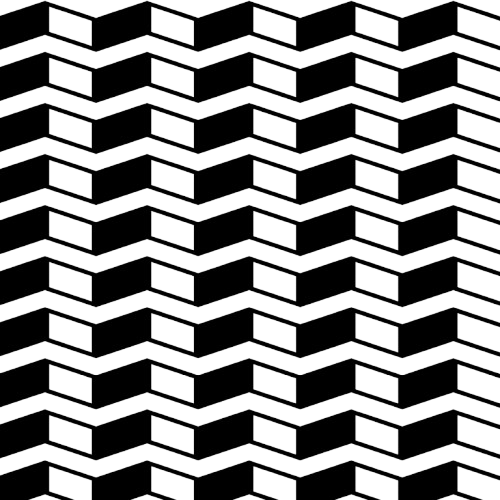
#> input picture Images/P_Zigzagbar Hor.png, 500 x 500 px
$ python '2D DCT Dominant.py'
#> lines starting #> are read from the running program, lines starting #| are printed output that depends on the picture; after the words box and inside, x2 and y2 are one past the last pixel; in counts of white or black regions, pixels touching at a corner belong together
import numpy as np
import matplotlib.pyplot as plt
from skimage.io import imread
from skimage.color import rgba2rgb, rgb2gray
from skimage.util import img_as_float
from skimage.transform import resize
from skimage.metrics import structural_similarity as ssim
from skimage.draw import line
# CHANGED: use DCT instead of FFT
from scipy.fft import dctn, idctn  # (replaces: fft2, ifft2, fftshift, ifftshift)


# === Load grayscale image ===
def load_image(image_path):
#> called with image_path = 'Images/P_Zigzagbar Hor.png'
    image = imread(image_path)
#> image is the input picture: shape (500, 500, 4); mean R, G, B, A 27.1, 27.1, 27.1, 118
    if image.ndim == 3:
        if image.shape[2] == 4:
            image = rgba2rgb(image)
#> image: shape (500, 500, 3) float64
        image = rgb2gray(image)
#> image: shape (500, 500) float64
    return img_as_float(image)

#====== Type of Masks=====
# [17 lines left out: functions random_mask, block_mask, not called in this run]

def block_mask_fraction(shape, fraction=0.5, seed=None):
    """
    One rectangular hole covering ~fraction of the image area.
    True = missing region.
    """
    rng = np.random.default_rng(seed)
    h, w = shape

    # target area in pixels
    target_area = int(fraction * h * w)

    # randomly pick width and height with area close to target
    aspect = rng.uniform(0.5, 2.0)  # random aspect ratio (w/h)
    bh = int(np.sqrt(target_area / aspect))
    bw = int(aspect * bh)

    # clip to fit inside image
    bh = min(bh, h)
    bw = min(bw, w)

    # random position
    y = rng.integers(0, h - bh + 1)
    x = rng.integers(0, w - bw + 1)

    mask = np.zeros(shape, dtype=bool)
    mask[y:y+bh, x:x+bw] = True
    return mask

# [26 lines left out: function irregular_mask, not called in this run]

# === Load binary mask ===
def load_mask(mask_path, shape):
    """
    Returns boolean mask with True = missing.
    Supports:
      - 'random:p'                  e.g. 'random:0.3'
      - 'block:HxW'                 e.g. 'block:80x120'
      - 'blockfrac:p'               e.g. 'blockfrac:0.5'  (50% coverage rectangle)
      - 'irregular:strokes=..'      e.g. 'irregular:strokes=15,t=6-18,seed=42'
    Otherwise, treats mask_path as an image file path.
    """
    if isinstance(mask_path, str):
        key = mask_path.lower()

        # === Random mask (pixel fraction) ===
        if key.startswith("random:"):
            p = float(key.split(":")[1])
            return random_mask(shape, missing_fraction=p)

        # === Block mask (explicit dimensions) ===
        if key.startswith("block:"):
            dims = key.split(":")[1].replace(" ", "")
            h_str, w_str = dims.split("x")
            return block_mask(shape, (int(h_str), int(w_str)))

        # === Block mask by area fraction ===
        if key.startswith("blockfrac:"):
            frac = float(key.split(":")[1])
            return block_mask_fraction(shape, fraction=frac)

        # === Irregular mask (scribbles) ===
        if key.startswith("irregular:"):
            params = key.split(":", 1)[1]
            parts = {}
            for frag in params.split(","):
                if "=" in frag:
                    k, v = frag.split("=")
                    parts[k.strip()] = v.strip()

            strokes = int(parts.get("strokes", 12))
            if "t" in parts:
                lo, hi = parts["t"].split("-")
                t_range = (int(lo), int(hi))
            else:
                t_range = (5, 20)
            seed = int(parts["seed"]) if "seed" in parts else None
            return irregular_mask(shape, num_strokes=strokes,
                                  thickness_range=t_range, seed=seed)

    # === Fallback: load binary mask from file ===
    mask = imread(mask_path, as_gray=True)
    mask = resize(mask, shape, order=0, preserve_range=True, anti_aliasing=False)
    return (mask < 0.5).astype(bool)   # True = missing


# === DCT-based inpainting with dominant frequency preservation (same interface) ===
def DCT_inpaint(image, mask, num_iters=400, k_frac=0.07, eps=1e-12, use_window=True):
    """
    Gerchberg–Papoulis inpainting with dominant-frequency constraint (DCT version).
    image: float64 in [0,1]
    mask:  1 = missing, 0 = known
    num_iters: iterations of projections
    k_frac: fraction of largest-magnitude DCT coefficients to keep (0.02–0.10 works well for periodic textures)
    """
#> called with num_iters = 300, k_frac = 0, eps = 1e-12, use_window = False

    img = image.astype(float)
    M = (mask > 0).astype(np.uint8)        # 1 = hole, 0 = known
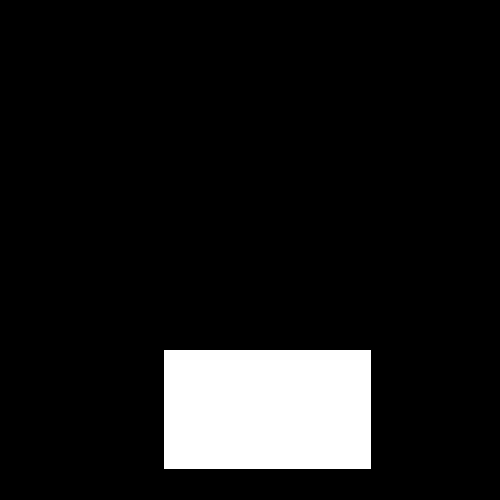
#> M: shape (500, 500); values 0 (black) and 1 (white), 9.9% white; 1 white region, box (x1, y1, x2, y2) and area: (164, 350, 371, 469) 24633
    known = 1 - M

    # Optional window to reduce ringing from sharp mask edges
    if use_window:
        wy = np.hanning(img.shape[0])[:, None]
        wx = np.hanning(img.shape[1])[None, :]
        W = wy * wx
        W[W < W.max() * 1e-3] = W.max() * 1e-3  # avoid zeros
    else:
        W = np.ones_like(img)

    # Initial guess: fill hole with mean of known pixels
    mean_known = img[known == 1].mean() if np.any(known) else 0.0
#> mean_known = 0.543
    x = img.copy()
    x[M == 1] = mean_known
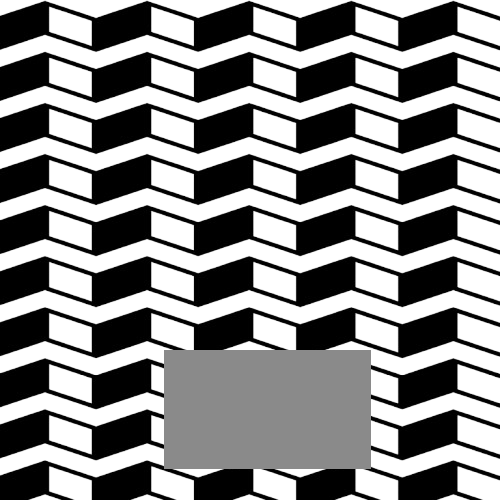
#> x: shape (500, 500) float64; min 0, max 1, mean 0.543

    # How many coefficients to keep
    H, Wd = img.shape
#> H = 500; Wd = 500
    K = max(1, int(k_frac * H * Wd))
#> K = 1

    # Iterate: (A) go to DCT, keep top-K magnitudes, (B) return to space and enforce known pixels
    for _ in range(num_iters):
        # CHANGED: DCT instead of FFT
        X = dctn(x * W, type=2, norm='ortho')          # windowed DCT to tame boundaries
        mag = np.abs(X).ravel()
        if K < mag.size:
            thresh = np.partition(mag, -K)[-K]
            keep = np.abs(X) >= max(thresh, eps)
            X = X * keep
        # CHANGED: inverse DCT
        x_recon = idctn(X, type=2, norm='ortho') / (W + 1e-8)   # undo window (approx)
        # Projection: keep known pixels from the original image
        x[M == 1] = x_recon[M == 1]
        x[known == 1] = img[known == 1]
#> this loop made 300 passes
#> pass 1, in DCT_inpaint, `keep = np.abs(X) >= max(thresh, eps)`:
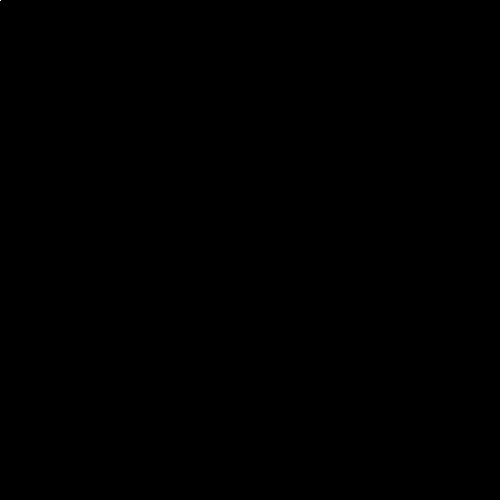
#> keep: shape (500, 500) bool; 0% white in thin lines or dots, all inside (x1, y1, x2, y2) = (0, 0, 1, 1)
#> after the loop: x: shape (500, 500) float64; 9.85% of pixels changed, all inside (x1, y1, x2, y2) = (164, 350, 371, 469)

    return np.clip(x, 0.0, 1.0)

# === Image and Mask File paths ===

image_path = "Images/P_Zigzagbar Hor.png"  # Replace with  own image path

# A) 30% random pixels missing
#mask_path = "random:0.80"

# B) One 80x120 rectangular hole at random location
#mask_path = "block:50x50"

# C) Rectangle covers ~50% of the image
mask_path = "blockfrac:0.1"

# D) Free-form irregular mask with 15 strokes, thickness 6–18, fixed seed
#mask_path = "irregular:strokes=10,t=10-30,seed=42"

# === Load data ===
image = load_image(image_path)
mask = load_mask(mask_path, image.shape)

# === Apply inpainting ===
#image_inpainted = fft_inpaint(image, mask, num_iters=5000, k_frac=0.01, use_window=False)....   for PCir

# Tight, periodic zig-zag (chevron)
#image_inpainted = fft_inpaint(image, mask, num_iters=1000, k_frac=0.0010, use_window=True)

#Diamond shape Pattern
#image_inpainted = fft_inpaint(image, mask, num_iters=370, k_frac=0.00014, use_window=False)

#verticl bars
image_inpainted = DCT_inpaint(image,    mask, num_iters=300, k_frac=0.000 , use_window=False)

# === Evaluate ===
error = np.abs(image - image_inpainted)
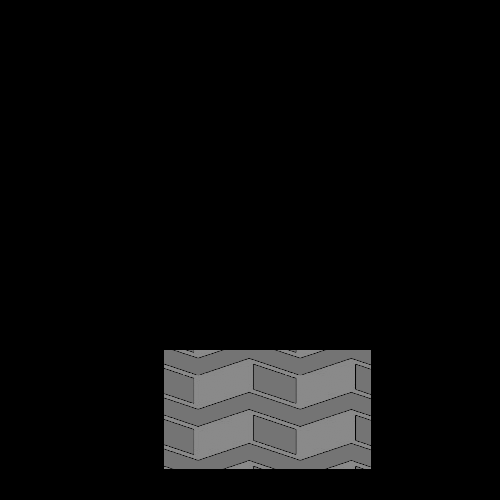
#> error: shape (500, 500) float64; min 0, max 0.543, mean 0.0465
mse = np.mean((image - image_inpainted) ** 2)
#> mse = 0.0226
rmse = np.sqrt(mse)
#> rmse = 0.15
mae = np.mean(np.abs(image - image_inpainted))
#> mae = 0.0465
ssim_index = ssim(image, image_inpainted, data_range=1.0)
#> ssim_index = 0.92
psnr = 10 * np.log10(1.0 / mse) if mse > 0 else np.inf
#> psnr = 16.45

# === Visualize ===
fig, axs = plt.subplots(1, 3, figsize=(10, 4))
axs[0].imshow(image, cmap='gray')
axs[0].set_title("Original")
axs[0].axis('off')

axs[1].imshow(np.where(mask, 0, image), cmap='gray')
axs[1].set_title("With 60% Masked Region")
axs[1].axis('off')

axs[2].imshow(image_inpainted, cmap='gray')
axs[2].set_title("Inpainted image")
axs[2].axis('off')

plt.suptitle(f"MSE = {mse:.6f}, RMSE = {rmse:.6f}, MAE = {mae:.6f}, SSIM = {ssim_index:.4f}")
plt.tight_layout()
plt.show()
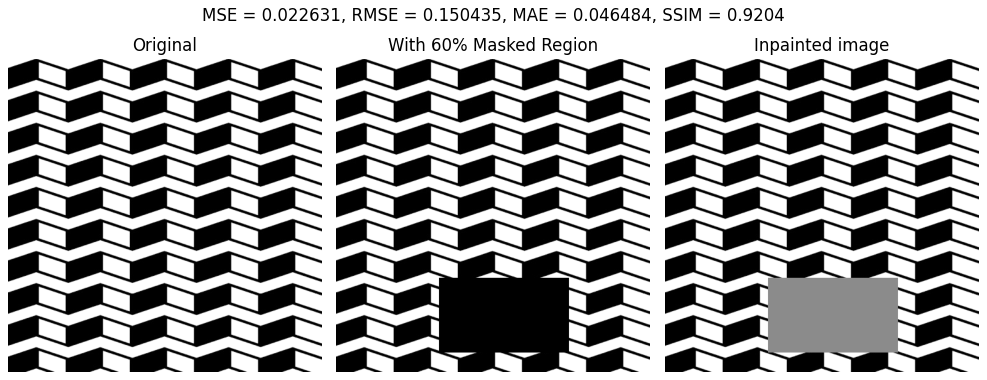
#> figure drawn by matplotlib, 3 panels
